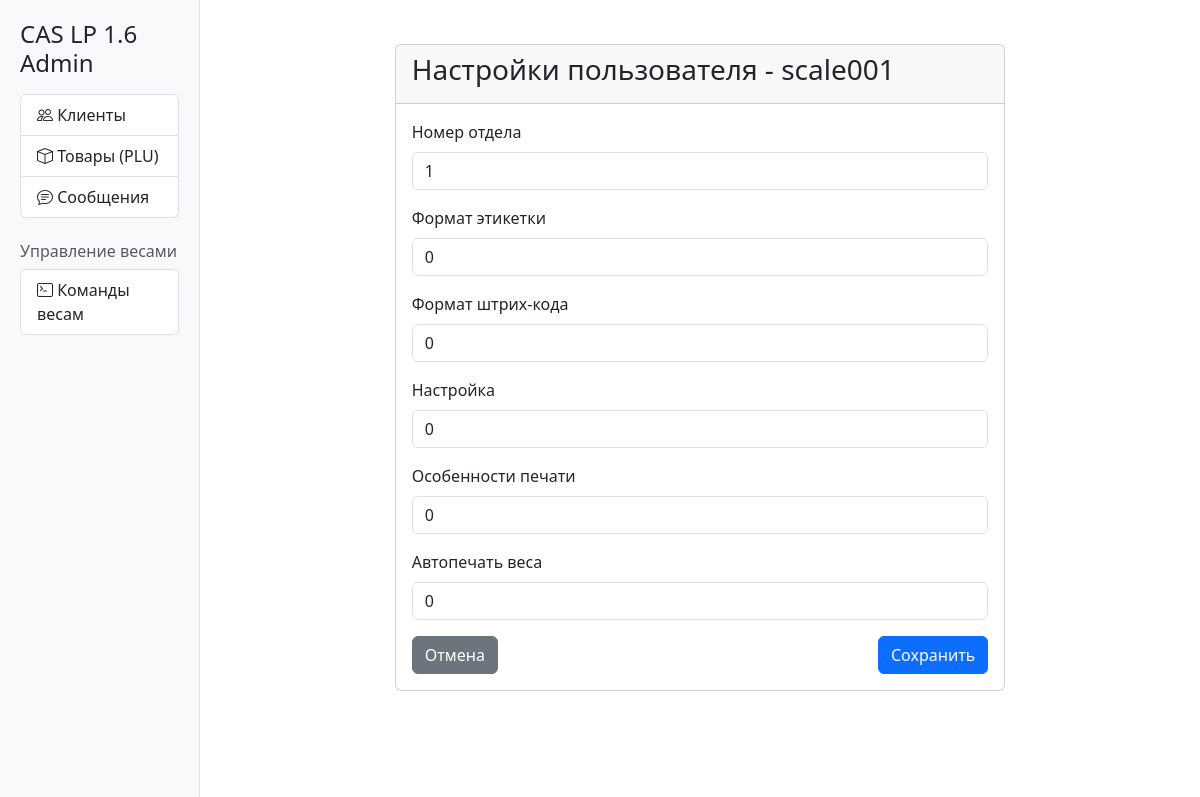
Page /settings/user/scale001 on the committed database.
### server.py (models this page shows)
class UserSettings(db.Model):
    id = db.Column(db.Integer, primary_key=True)
    client_id = db.Column(db.String(64), db.ForeignKey('client.client_id'))
    dept_no = db.Column(db.Integer, default=1)  # Номер отдела
    label_format = db.Column(db.Integer, default=0)  # Формат этикетки
    barcode_format = db.Column(db.Integer, default=0)  # Формат штрих-кода
    adjst = db.Column(db.Integer, default=0)  # Настройка
    print_features = db.Column(db.Integer, default=0)  # Особенности печати
    auto_print_weight = db.Column(db.Integer, default=0)  # Автопечать веса
    created_at = db.Column(db.DateTime, default=datetime.utcnow)

### server.py (the view, shortened to what this page needs)
@app.route('/settings/user/<client_id>', methods=['GET', 'POST'])
def user_settings_edit(client_id):
    settings = UserSettings.query.filter_by(client_id=client_id).first()
    if not settings:
        settings = UserSettings(client_id=client_id)
        db.session.add(settings)
        db.session.commit()
    return render_template('user_settings_form.html', client_id=client_id, settings=settings)

### templates/user_settings_form.html (shortened to what this page needs)
{% extends "base.html" %}
{% block content %}
<div class="container mt-4">
    <div class="row justify-content-center">
        <div class="col-md-8">
            <div class="card">
                <div class="card-header">
                    <h3>Настройки пользователя - {{ client_id }}</h3>
                </div>
                <div class="card-body">
                    <form method="POST">
                        <div class="mb-3">
                            <label for="dept_no" class="form-label">Номер отдела</label>
                            <input type="number" class="form-control" id="dept_no" name="dept_no"
                                   value="{{ settings.dept_no }}" min="1" max="999">
                        </div>
                        <div class="mb-3">
                            <label for="label_format" class="form-label">Формат этикетки</label>
                            <input type="number" class="form-control" id="label_format" name="label_format"
                                   value="{{ settings.label_format }}" min="0" max="255">
                        </div>
                        <div class="mb-3">
                            <label for="barcode_format" class="form-label">Формат штрих-кода</label>
                            <input type="number" class="form-control" id="barcode_format" name="barcode_format"
                                   value="{{ settings.barcode_format }}" min="0" max="255">
                        </div>
                        <div class="mb-3">
                            <label for="adjst" class="form-label">Настройка</label>
                            <input type="number" class="form-control" id="adjst" name="adjst"
                                   value="{{ settings.adjst }}" min="0" max="255">
                        </div>
                        <div class="mb-3">
                            <label for="print_features" class="form-label">Особенности печати</label>
                            <input type="number" class="form-control" id="print_features" name="print_features"
                                   value="{{ settings.print_features }}" min="0" max="255">
                        </div>
                        <div class="mb-3">
                            <label for="auto_print_weight" class="form-label">Автопечать веса</label>
                            <input type="number" class="form-control" id="auto_print_weight" name="auto_print_weight"
                                   value="{{ settings.auto_print_weight }}" min="0" max="65535">
                        </div>
                        <div class="d-flex justify-content-between">
                            <a href="{{ url_for('settings_view', client_id=client_id) }}" class="btn btn-secondary">Отмена</a>
                            <button type="submit" class="btn btn-primary">Сохранить</button>
                        </div>
                    </form>
                </div>
            </div>
        </div>
    </div>
</div>
{% endblock %}

### rows in the picture
UserSettings: client "scale001", dept_no "1", label_format "0", barcode_format "0", adjst "0", print_features "0", auto_print_weight "0"
